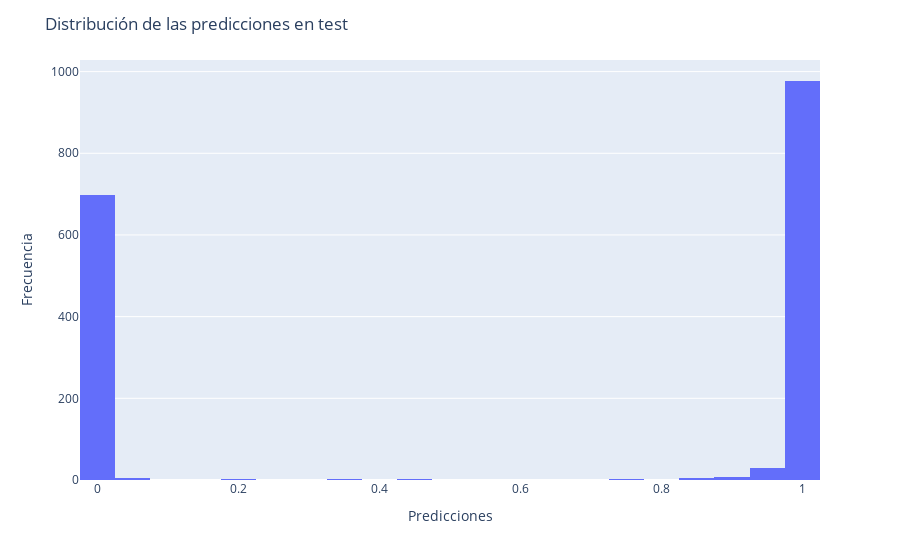

The notebook cell this image was saved under:
### Markdown cell above
# 4. Distribución de las predicciones

### Code cell
p = model.predict(x_test)
hist = px.histogram(p)
hist.update_layout(title = "Distribución de las predicciones en test", showlegend = False,
                   xaxis_title = "Predicciones", yaxis_title = "Frecuencia")
hist.show()

### Figure 1 — Plotly figure (JSON) as saved in the notebook; plotly's stock layout.template omitted (floating-point values rounded to 4 significant figures; data arrays with more than 128 entries replaced by an {"elided": "..."} marker saying what was removed)
{"data": [{"alignmentgroup": "True", "bingroup": "x", "hovertemplate": "variable=0<br>value=%{x}<br>count=%{y}<extra></extra>", "legendgroup": "0", "marker": {"color": "#636efa", "pattern": {"shape": ""}}, "name": "0", "offsetgroup": "0", "orientation": "v", "showlegend": true, "type": "histogram", "x": {"elided": "1737 float values"}, "xaxis": "x", "yaxis": "y"}], "layout": {"barmode": "relative", "legend": {"title": {"text": "variable"}, "tracegroupgap": 0}, "margin": {"t": 60}, "showlegend": false, "title": {"text": "Distribución de las predicciones en test"}, "xaxis": {"anchor": "y", "domain": [0, 1], "title": {"text": "Predicciones"}}, "yaxis": {"anchor": "x", "domain": [0, 1], "title": {"text": "Frecuencia"}}}}
